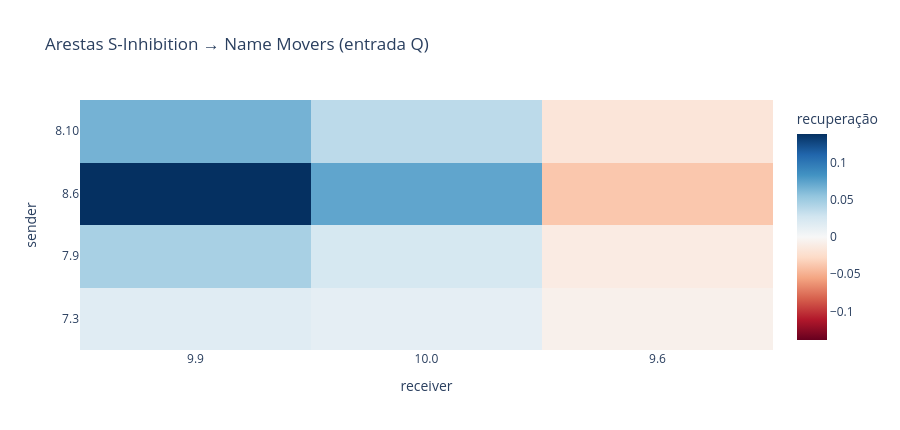

Notebook code for this chart:
### Code cell
# Agora as S-Inhibition passam de receivers a senders; as colunas são as três Name Movers candidatas.
name_mover_receivers = CIRCUIT["name mover"]
s_inhibition_to_name_mover = torch.zeros(
    len(s_inhibition_senders),
    len(name_mover_receivers),
    device=device,
)

# Isolamos a entrada Q porque ela controla o padrão de atenção das Name Movers sobre as posições de nomes.
with torch.no_grad():
    for sender_index, (source_layer, source_head) in enumerate(s_inhibition_senders):
        all_receivers = patching.get_act_patch_direct_path(
            model=model,
            corrupted_tokens=corrupted_tokens,
            clean_cache=clean_cache,
            corrupted_cache=corrupted_cache,
            patching_metric=ioi_metric,
            src_layer=source_layer,
            src_head=source_head,
            component="q",
            verbose=False,
        )
        # Selecionamos por `(layer, head)` apenas as receivers da hipótese, preservando a orientação do mapa.
        for receiver_index, receiver in enumerate(name_mover_receivers):
            s_inhibition_to_name_mover[sender_index, receiver_index] = all_receivers[receiver]

# Com os dois estágios de arestas medidos, a próxima seção testa o circuito como conjunto.
figure = go.Figure(
    data=go.Heatmap(
        z=s_inhibition_to_name_mover.detach().cpu().numpy(),
        x=[f"{layer}.{head}" for layer, head in name_mover_receivers],
        y=[f"{layer}.{head}" for layer, head in s_inhibition_senders],
        colorscale="RdBu",
        zmid=0,
        colorbar_title="recuperação",
        hovertemplate="sender=%{y}<br>receiver=%{x}<br>recuperação=%{z:.3f}<extra></extra>",
    )
)
figure.update_layout(
    title="Arestas S-Inhibition → Name Movers (entrada Q)",
    xaxis_title="receiver",
    yaxis_title="sender",
    height=430,
)
figure.show()

### Figure 1 — Plotly figure (JSON) as saved in the notebook; plotly's stock layout.template omitted (floating-point values rounded to 4 significant figures)
{"data": [{"colorbar": {"title": {"text": "recuperação"}}, "colorscale": [[0, "rgb(103,0,31)"], [0.1, "rgb(178,24,43)"], [0.2, "rgb(214,96,77)"], [0.3, "rgb(244,165,130)"], [0.4, "rgb(253,219,199)"], [0.5, "rgb(247,247,247)"], [0.6, "rgb(209,229,240)"], [0.7, "rgb(146,197,222)"], [0.8, "rgb(67,147,195)"], [0.9, "rgb(33,102,172)"], [1, "rgb(5,48,97)"]], "hovertemplate": "sender=%{y}<br>receiver=%{x}<br>recuperação=%{z:.3f}<extra></extra>", "type": "heatmap", "x": ["9.9", "10.0", "9.6"], "y": ["7.3", "7.9", "8.6", "8.10"], "z": [[0.01705, 0.01321, -0.006739], [0.0457, 0.02367, -0.0116], [0.1382, 0.07291, -0.03811], [0.06556, 0.03702, -0.01747]], "zmid": 0}], "layout": {"height": 430, "title": {"text": "Arestas S-Inhibition → Name Movers (entrada Q)"}, "xaxis": {"title": {"text": "receiver"}}, "yaxis": {"title": {"text": "sender"}}}}
